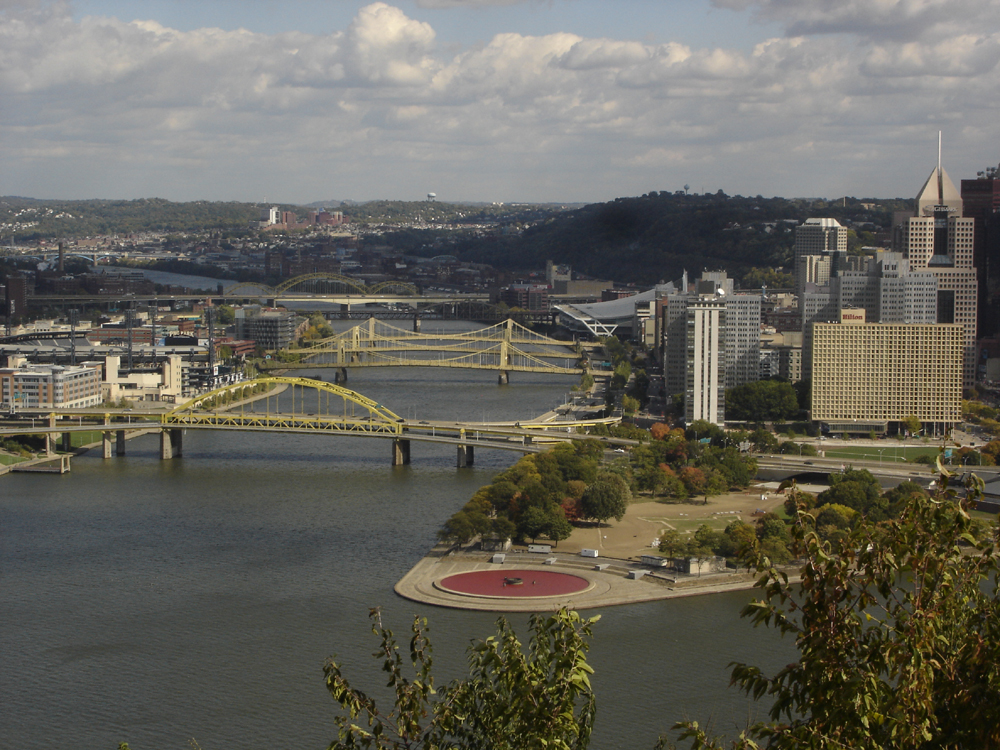
#> input picture isy-02/images/pano6.jpg, 1000 x 750 px
$ python 02_stitching.py
#> lines starting #> are read from the running program, lines starting #| are printed output that depends on the picture
### isy-02/ImageStitcher.py
import numpy as np
import cv2


# complete the class ImageStitcher

class ImageStitcher:
    """A simple class for stitching two images. The class expects two color images"""

    def __init__(self, imagelist):

        self.imagelist = imagelist

        # match ratio to clean feature area from non-important ones
        self.distanceRatio = 0.75
        # theshold for homography
        self.reprojectionThreshold = 4.0

    def match_keypoints(self, kpsPano1, kpsPano2, descriptors1, descriptors2):
        """This function computes the matching of image features between two different
        images and a transformation matrix (aka homography) that we will use to unwarp the images
        and place them correctly next to each other. There is no need for modifying this, we will
        cover what is happening here later in the course.
        """
        # compute the raw matches using a Bruteforce matcher that
        # compares image descriptors/feature vectors in high-dimensional space
        # by employing K-Nearest-Neighbor match (more next course)
        bf = cv2.BFMatcher()
        rawmatches = bf.knnMatch(descriptors1, descriptors2, 2)
        matches = []

        # loop over the raw matches and filter them
        for m in rawmatches:
            # ensure the distance is within a certain ratio of each
            # other (i.e. David Lowe's ratio = 0.75)
            # in other words - panorama images need some useful overlap
            if len(m) == 2 and m[0].distance < m[1].distance * self.distanceRatio:
                matches.append((m[0].trainIdx, m[0].queryIdx))

        print("matches:", len(matches))
        # we need to compute a homography - more next course
        # computing a homography requires at least 4 matches
        if len(matches) > 4:
            # construct the two sets of points
            ptsPano1 = np.float32([kpsPano1[i].pt for (_, i) in matches])
            ptsPano2 = np.float32([kpsPano2[i].pt for (i, _) in matches])

            # compute the homography between the two sets of points
            (H, status) = cv2.findHomography(ptsPano1, ptsPano2, cv2.RANSAC, self.reprojectionThreshold)

            # we return the corresponding perspective transform and some
            # necessary status object + the used matches
            return (H, status, matches)

        # otherwise, no homograpy could be computed
        return None

    def draw_matches(self, img1, img2, kp1, kp2, matches, status):
        """For each pair of points we draw a line between both images and circles,
        then connect a line between them.
        Returns a new image containing the visualized matches
        """

        (h1, w1) = img1.shape[:2]
        (h2, w2) = img2.shape[:2]
        vis = np.zeros((max(h1, h2), w1 + w2, 3), dtype="uint8")
        vis[0:h1, 0:w1] = img1
        vis[0:h2, w1:] = img2

        for ((idx2, idx1), s) in zip(matches, status):
            # only process the match if the keypoint was successfully matched
            if s == 1:
                # x - columns
                # y - rows
                (x1, y1) = kp1[idx1].pt
                (x2, y2) = kp2[idx2].pt

                # Draw a small circle at both co-ordinates
                # radius 4
                # colour blue
                # thickness = 1
                cv2.circle(vis, (int(x1), int(y1)), 4, (255, 255, 0), 1)
                cv2.circle(vis, (int(x2) + w1, int(y2)), 4, (255, 255, 0), 1)

                # Draw a line in between the two points
                # thickness = 1
                # colour blue
                cv2.line(vis, (int(x1), int(y1)), (int(x2) + w1, int(y2)), (255, 0, 0), 1)
        return vis

    def crop_black(self, img):
        # code taken from https://stackoverflow.com/questions/39465812/how-to-crop-zero-edges-of-a-numpy-array
        # crops zero values from image
        # argwhere will give you the coordinates of every non-zero point
        true_points = np.argwhere(img)
        # take the smallest points and use them as the top left of your crop
        top_left = true_points.min(axis=0)
        # take the largest points and use them as the bottom right of your crop
        bottom_right = true_points.max(axis=0)
        out = img[top_left[0]:bottom_right[0] + 1,  # plus 1 because slice isn't
              top_left[1]:bottom_right[1] + 1]  # inclusive
        return out

    def scale_to_width(self, img, width):
        # proportional scale of an image to a given width
        h, w = img.shape[:2]
        h_ = int(h / w * width)
        return cv2.resize(img, (width, h_))

    def stitch_to_panorama(self, target_width=1000):

        # YOUR CODE HERE
        matchList = []
        baseImage = self.imagelist[0]
        warpedImg = None

        # 1. create feature extraction
        sift = cv2.xfeatures2d.SIFT_create()

        # 2. detect and compute keypoints and descriptors for the first image

        # 3. loop through the remaining images and detect and compute keypoints + descriptors
        for img in self.imagelist[1:]:
            kp, desc = sift.detectAndCompute(baseImage, None)
            kp2, desc2 = sift.detectAndCompute(img, None)
            # 4. match features between the two images consecutive images and check if the result might be None.
            H, status, matches = self.match_keypoints(kp, kp2, desc, desc2)
            if not matches:
                # if not enough matches were found we can't stitch and we break here
                break
            else:
                img_h, img_w = baseImage.shape[:2]
                matchImg = self.draw_matches(baseImage, img, kp, kp2, matches, status)
                matchList.append(self.scale_to_width(matchImg, target_width))
                warpedImg = cv2.warpPerspective(baseImage, H, (img_w * 2, img_h))
                warpedImg[0:img.shape[0]:, 0:img.shape[1]] = img
                baseImage = warpedImg

                # The result contains matches and a status object that can be used to draw the matches.
                # Additionally (and more importantly it contains the transformation matrix (homography matrix)
                # commonly refered to as H. That can and should be used with cv2.warpPerspective to transform
                # consecutive images such that they fit together.
                # make sure the size of the new (warped) image is large enough to support the overlap

                # the resulting image might be too wide (lot of black areas on the right) because there is a
                # substantial overlap

                # 5. create a new image using draw_matches containing the visualized matches

        # 6. return the resulting stitched image

        warpedImg = self.crop_black(warpedImg)
        warpedImg = self.scale_to_width(warpedImg, target_width)
        return (matchList, warpedImg)

### isy-02/02_stitching.py
import numpy as np
import cv2
import math
import sys
from ImageStitcher import *

############################################################
#
#                   Image Stitching
#
############################################################

# 1. load panorama images
pano6 = cv2.imread('images/pano6.jpg')
#> pano6 is the input picture: shape (750, 1000, 3); mean B, G, R 92.4, 100.8, 102.4
pano5 = cv2.imread('images/pano5.jpg')
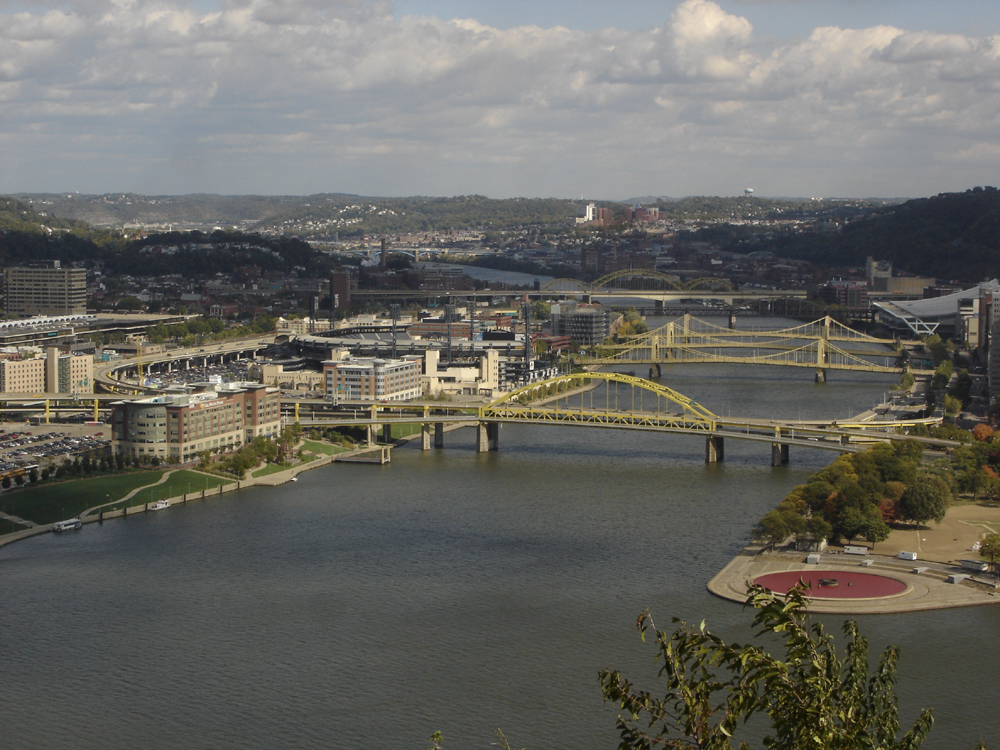
#> input picture isy-02/images/pano5.jpg, 1000 x 750 px
#> pano5 is the input picture: shape (750, 1000, 3); mean B, G, R 98.3, 103.8, 104.3
pano4 = cv2.imread('images/pano4.jpg')
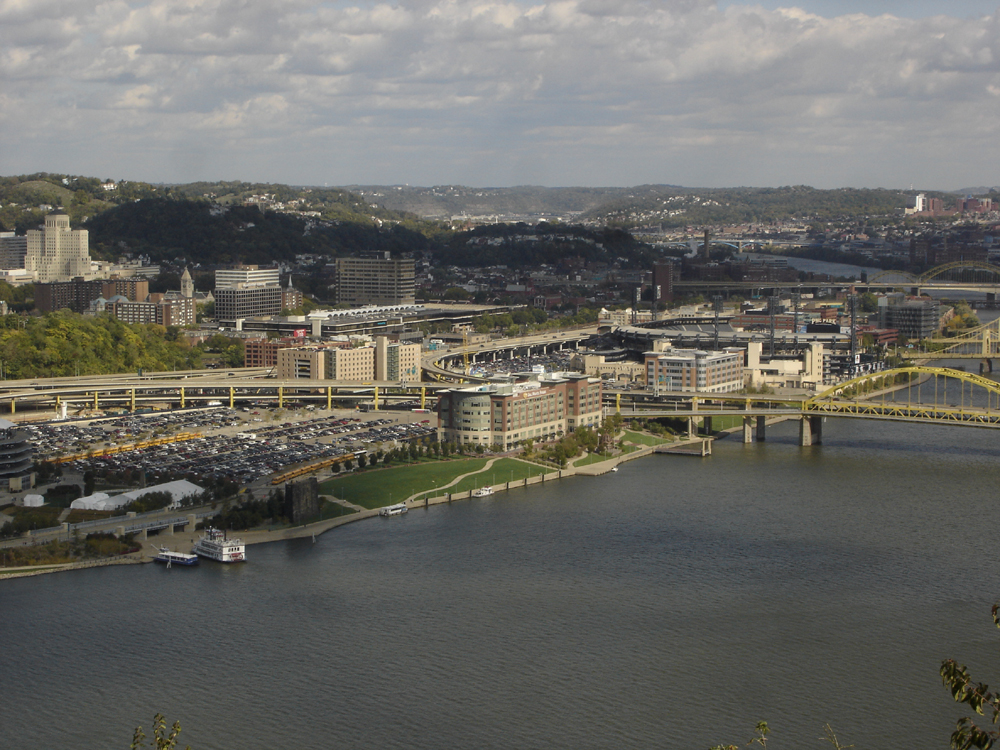
#> input picture isy-02/images/pano4.jpg, 1000 x 750 px
#> pano4 is the input picture: shape (750, 1000, 3); mean B, G, R 100, 105.1, 105.5
pano3 = cv2.imread('images/pano3.jpg')
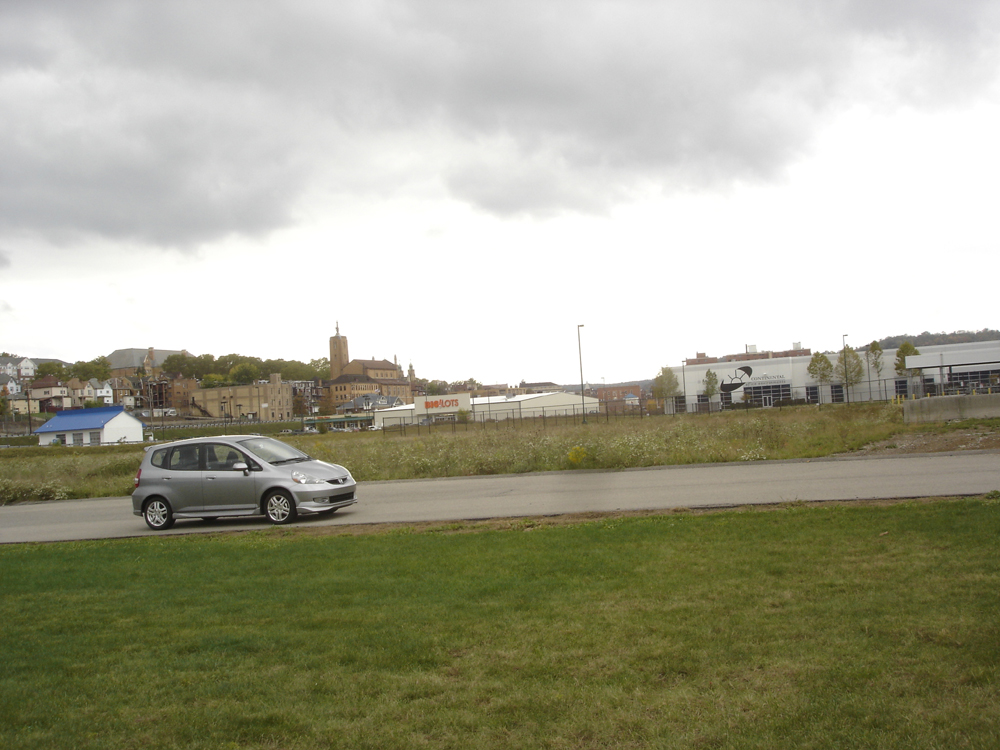
#> input picture isy-02/images/pano3.jpg, 1000 x 750 px
#> pano3 is the input picture: shape (750, 1000, 3); mean B, G, R 144.6, 164.3, 164.9
pano2 = cv2.imread('images/pano2.jpg')
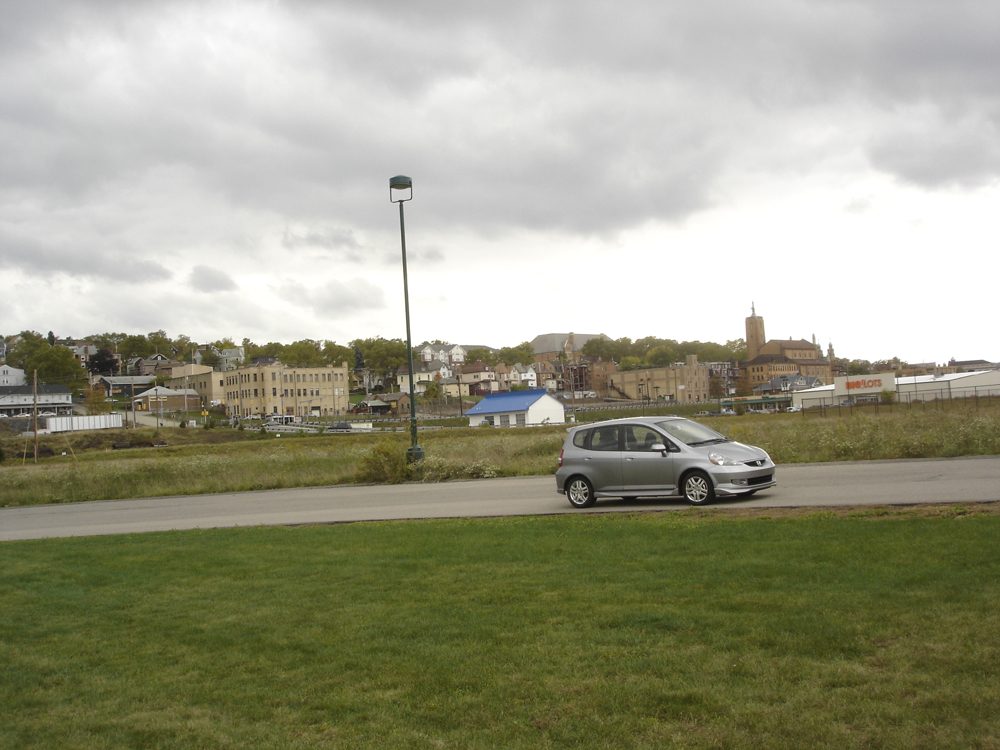
#> input picture isy-02/images/pano2.jpg, 1000 x 750 px
#> pano2 is the input picture: shape (750, 1000, 3); mean B, G, R 134.5, 155.7, 155.6
pano1 = cv2.imread('images/pano1.jpg')
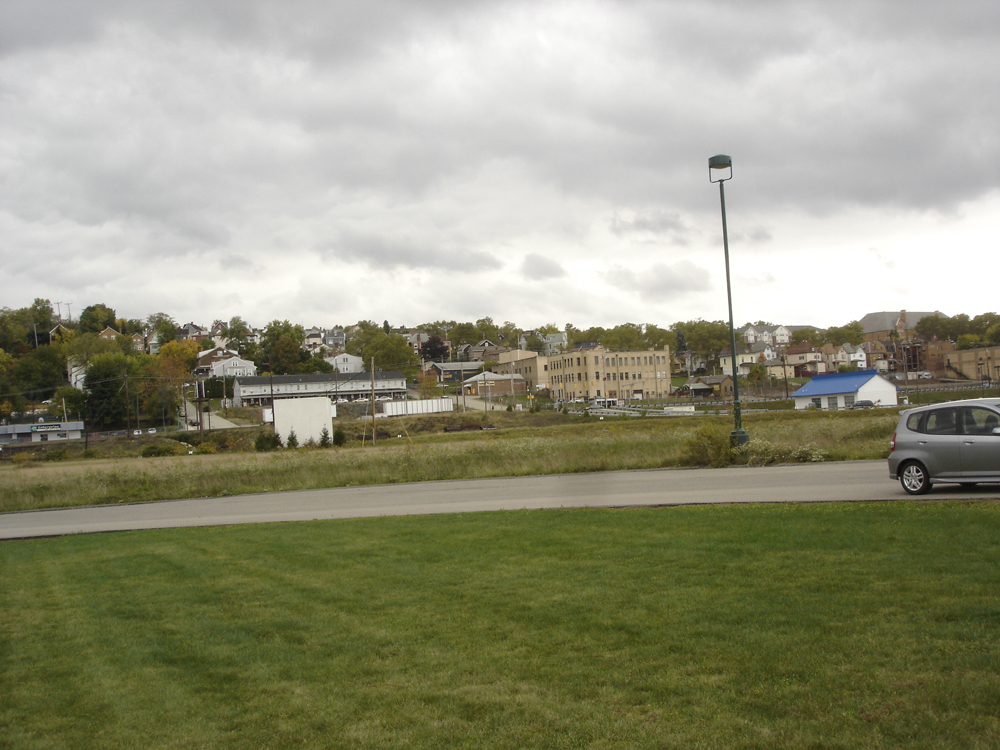
#> input picture isy-02/images/pano1.jpg, 1000 x 750 px
#> pano1 is the input picture: shape (750, 1000, 3); mean B, G, R 125.1, 148.1, 147.9

stitchers = []
# order of input images is important is important (from right to left)
# imageStitcher = ImageStitcher([pano4, pano5, pano6]) # list of images


stitchers.append(ImageStitcher([pano6, pano5, pano4]))
#> in __init__, `self.imagelist = imagelist`: self.imagelist = 3 items
stitchers.append(ImageStitcher([pano3, pano2, pano1]))

for stitcher_i, stitcher in enumerate(stitchers):
    (matchlist, result) = stitcher.stitch_to_panorama()
    if not matchlist:
        print("We have not enough matching keypoints to create a panorama")
    else:
        # YOUR CODE HERE
        for i, match in enumerate(matchlist):
            cv2.imshow('stitcher {} match {}'.format(stitcher_i, i), match)
        # output all matching images
        # output result
        cv2.imshow('Result stitcher {}'.format(stitcher_i), result)
#> this loop made 2 passes
#> stitcher_i on passes 1 to 2: 0, 1
#| matches: 1087
#| matches: 1358
#| matches: 432
#| matches: 610
#> pass 1, in stitch_to_panorama, `warpedImg = self.scale_to_width(warpedImg, target_width)`:
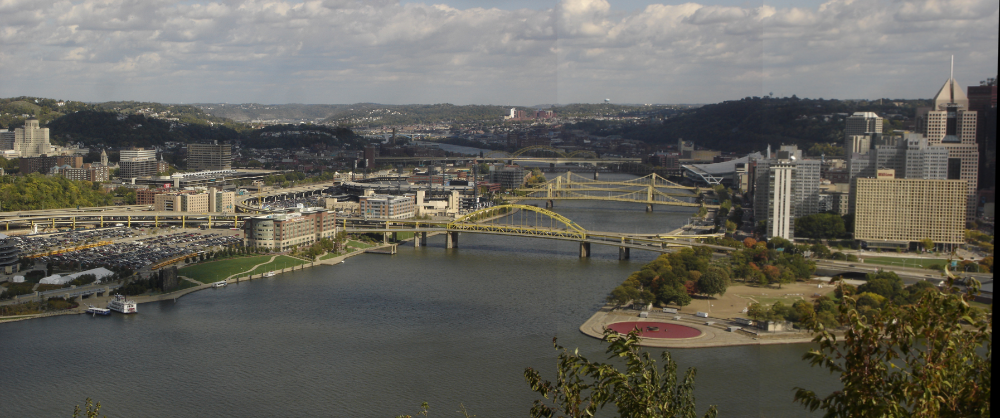
#> warpedImg: shape (418, 1000, 3); mean of channels 0, 1, 2 92.2, 100, 102; drawn as B, G, R
#> pass 1, `cv2.imshow('stitcher {} match {}'.format(stitcher_i, i), match)`:
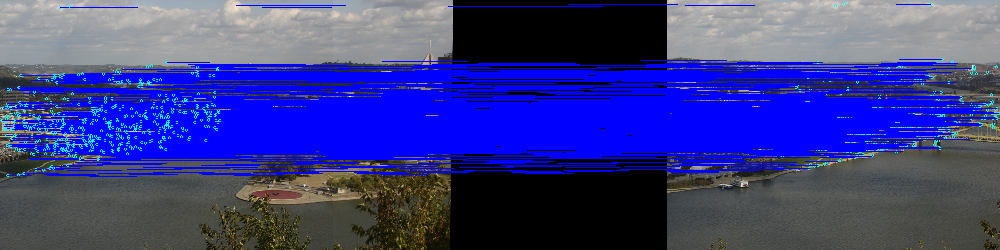
#> window 'stitcher 0 match 1': shape (250, 1000, 3); mean B, G, R 137.8, 61, 58.2

cv2.waitKey(0)
# Note: if necessary resize the image
